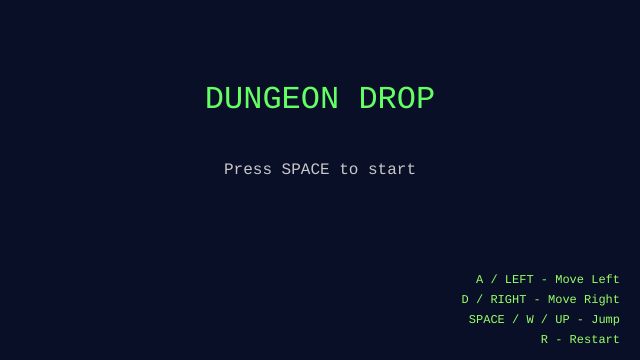
Frame 1 (no input)
Frame 60 (no input): identical to frame 1, image omitted
Frame 120 (the mouse pressed at the canvas centre since frame 60): identical to frame 1, image omitted

The p5.js sketch that drew this single still picture (run headless with seeded random() and noise() and a simulated clock; from frame 60 on, the mouse is pressed at the canvas centre):

// p5.js sketch
// ── sketch.js
// Game state
let score = 0;
let depth = 0; // How far down in the dungeon
let gameOver = false;
let gameOverReason = "";
let gameStarted = false;
let cameraY = 0; // Camera position for scrolling

// Player character - retro arcade blob
let blob = {
  x: 320,
  y: 30,
  w: 20,
  h: 20,
  vx: 0,
  vy: 0,
  speed: 2.5,
  gravity: 0.35,
  jumpPower: -8,
  onPlatform: false,
  excitedTimer: 0,
  anxietyTimer: 0,
  anxietyCount: 0,
  hasMischief: false,
  mischiefTimer: 0,
  colorDepth: 0,
};

// Collectible blobs
let collectibleBlobs = [];

// Spike traps
let spikes = [];

// Moving monsters (arcade style patrol)
let monsters = [];

// List of solid platforms
let platforms = [];

function setup() {
  createCanvas(640, 360);

  // Retro arcade style - pixelated
  pixelDensity(1);
  noStroke();
  textFont("monospace");
  textSize(12);

  generateLevel();
  // Start blob on the first platform
  blob.y = platforms[0].y - blob.h;
  blob.vy = 0;
  blob.onPlatform = true;
}

function generateLevel() {
  platforms = [];
  collectibleBlobs = [];
  spikes = [];
  monsters = [];

  let yPos = 80; // Start first platform near top so blob can stand on it

  // Generate initial set of platforms
  for (let i = 0; i < 20; i++) {
    let platformWidth = random(60, 140);
    let platformX = random(10, width - platformWidth - 10);

    platforms.push({
      x: platformX,
      y: yPos,
      w: platformWidth,
      h: 10,
      visited: false,
    });

    // Random hazards (spikes or monsters)
    if (random() < 0.15) {
      spikes.push({
        x: platformX + random(10, platformWidth - 10),
        y: yPos - 12,
        size: 5,
      });
    }

    if (random() < 0.1) {
      let monsterX = platformX + platformWidth / 2;
      monsters.push({
        x: monsterX,
        y: yPos - 20,
        w: 16,
        h: 16,
        speed: 1 + (depth / 50) * 0.3,
        direction: random() < 0.5 ? 1 : -1,
        minX: max(20, platformX - 60),
        maxX: min(width - 20, platformX + platformWidth + 60),
      });
    }

    // Add collectible blob
    if (random() < 0.3) {
      collectibleBlobs.push({
        x: platformX + random(10, platformWidth - 10),
        y: yPos - 25,
        vx: random(-0.5, 0.5),
        vy: 0,
        w: 8,
        h: 8,
        isMischief: random() < 0.12,
        falling: false,
      });
    }

    yPos += random(45, 70);
  }
}

function draw() {
  // Retro arcade background
  background(10, 15, 40);

  // Start screen
  if (!gameStarted) {
    fill(100, 255, 100);
    textAlign(CENTER, CENTER);
    textSize(32);
    text("DUNGEON DROP", width / 2, height / 2 - 80);

    fill(200);
    textSize(16);
    text("Press SPACE to start", width / 2, height / 2 - 10);

    // Controls in bottom right
    fill(150, 255, 100);
    textSize(12);
    textAlign(RIGHT);
    text("A / LEFT - Move Left", width - 20, height - 80);
    text("D / RIGHT - Move Right", width - 20, height - 60);
    text("SPACE / W / UP - Jump", width - 20, height - 40);
    text("R - Restart", width - 20, height - 20);
    return;
  }

  if (gameOver) {
    fill(255, 50, 50);
    textAlign(CENTER, CENTER);
    textSize(24);
    text("GAME OVER", width / 2, height / 2 - 40);
    textSize(14);
    fill(200);
    text("Score: " + score, width / 2, height / 2);
    text("Depth: " + depth, width / 2, height / 2 + 20);
    text("Press R to restart", width / 2, height / 2 + 50);
    return;
  }

  // --- Player input ---
  blob.vx = 0;
  if (keyIsDown(65) || keyIsDown(LEFT_ARROW)) blob.vx = -blob.speed;
  if (keyIsDown(68) || keyIsDown(RIGHT_ARROW)) blob.vx = blob.speed;

  blob.x += blob.vx;
  blob.x = constrain(blob.x, 0, width - blob.w);

  // --- Update camera to follow blob ---
  cameraY = blob.y - height * 0.3; // Keep blob at upper third of screen

  // --- Apply gravity ---
  blob.vy += blob.gravity;

  // --- Platform collision ---
  blob.onPlatform = false;
  for (const p of platforms) {
    if (
      blob.y + blob.h <= p.y + 5 &&
      blob.y + blob.h + blob.vy >= p.y &&
      blob.x < p.x + p.w &&
      blob.x + blob.w > p.x
    ) {
      blob.y = p.y - blob.h;
      blob.vy = 0;
      blob.onPlatform = true;

      if (!p.visited) {
        p.visited = true;
        depth++;
        blob.colorDepth = depth;
        blob.anxietyTimer = 120;
      }
      break;
    }
  }

  // --- Apply velocity ---
  blob.y += blob.vy;

  // --- Generate new platforms at bottom when needed ---
  const bottomMostPlatform = platforms.reduce((lowest, p) =>
    p.y > lowest.y ? p : lowest,
  );
  if (bottomMostPlatform.y < height + 200) {
    let newY = bottomMostPlatform.y + random(45, 70);
    let platformWidth = random(60, 140);
    let platformX = random(10, width - platformWidth - 10);

    platforms.push({
      x: platformX,
      y: newY,
      w: platformWidth,
      h: 10,
      visited: false,
    });

    // Add hazards to new platform
    if (random() < 0.15) {
      spikes.push({
        x: platformX + random(10, platformWidth - 10),
        y: newY - 12,
        size: 5,
      });
    }

    if (random() < 0.1) {
      let monsterX = platformX + platformWidth / 2;
      monsters.push({
        x: monsterX,
        y: newY - 20,
        w: 16,
        h: 16,
        speed: 1 + (depth / 50) * 0.3,
        direction: random() < 0.5 ? 1 : -1,
        minX: max(20, platformX - 60),
        maxX: min(width - 20, platformX + platformWidth + 60),
      });
    }

    if (random() < 0.3) {
      collectibleBlobs.push({
        x: platformX + random(10, platformWidth - 10),
        y: newY - 25,
        vx: random(-0.5, 0.5),
        vy: 0,
        w: 8,
        h: 8,
        isMischief: random() < 0.12,
        falling: false,
      });
    }
  }

  // --- Remove platforms that are off-screen above ---
  platforms = platforms.filter((p) => p.y < height + 100);
  spikes = spikes.filter((s) => s.y < height + 100);
  monsters = monsters.filter((m) => m.y < height + 100);

  // --- Check if fell off bottom ---
  if (blob.y > height + 50) {
    gameOver = true;
    gameOverReason = "Fell into the abyss!";
  }

  // --- Update collectible blobs ---
  for (let i = collectibleBlobs.length - 1; i >= 0; i--) {
    const c = collectibleBlobs[i];

    if (!c.falling) {
      c.vy = 0;
    } else {
      c.vy += 0.3;
    }

    c.x += c.vx;
    c.y += c.vy;

    if (
      blob.x < c.x + c.w &&
      blob.x + blob.w > c.x &&
      blob.y < c.y + c.h &&
      blob.y + blob.h > c.y
    ) {
      if (c.isMischief) {
        blob.hasMischief = true;
        blob.mischiefTimer = 300;
        score += 50;
      } else {
        score += 10;
      }
      collectibleBlobs.splice(i, 1);
      continue;
    }

    if (c.y > -50) {
      c.falling = true;
    }

    if (c.y > height + 100) {
      collectibleBlobs.splice(i, 1);
    }
  }

  // --- Update mischief mode ---
  if (blob.hasMischief) {
    blob.mischiefTimer--;
    if (blob.mischiefTimer <= 0) {
      blob.hasMischief = false;
    }

    for (let i = spikes.length - 1; i >= 0; i--) {
      if (
        blob.x < spikes[i].x + 14 &&
        blob.x + blob.w > spikes[i].x - 14 &&
        blob.y < spikes[i].y + 14 &&
        blob.y + blob.h > spikes[i].y - 14
      ) {
        spikes.splice(i, 1);
      }
    }
  }

  // --- Update monsters ---
  for (let i = monsters.length - 1; i >= 0; i--) {
    const m = monsters[i];
    m.x += m.speed * m.direction;
    if (m.x < m.minX || m.x > m.maxX) {
      m.direction *= -1;
    }

    if (
      blob.x < m.x + m.w &&
      blob.x + blob.w > m.x &&
      blob.y < m.y + m.h &&
      blob.y + blob.h > m.y
    ) {
      if (blob.hasMischief) {
        m.direction *= -1;
      } else {
        gameOver = true;
        gameOverReason = "Hit by monster!";
      }
    }

    if (m.y > height + 100) {
      monsters.splice(i, 1);
    }
  }

  // --- Check spike collision ---
  for (const s of spikes) {
    if (
      !blob.hasMischief &&
      blob.x < s.x + 12 &&
      blob.x + blob.w > s.x - 12 &&
      blob.y < s.y + 12 &&
      blob.y + blob.h > s.y - 12
    ) {
      gameOver = true;
      gameOverReason = "Hit a spike!";
    }
  }

  // --- Draw platforms ---
  push();
  translate(0, -cameraY);

  fill(50, 200, 100);
  for (const p of platforms) {
    rect(p.x, p.y, p.w, p.h);
    fill(100, 255, 150);
    rect(p.x, p.y, p.w, 2);
    fill(50, 200, 100);
  }

  // --- Draw spikes ---
  fill(255, 100, 100);
  for (const s of spikes) {
    triangle(
      s.x - s.size,
      s.y + s.size,
      s.x + s.size,
      s.y + s.size,
      s.x,
      s.y - s.size,
    );
  }

  // --- Draw monsters ---
  fill(200, 50, 100);
  for (const m of monsters) {
    rect(m.x - m.w / 2, m.y - m.h / 2, m.w, m.h);
    fill(255);
    rect(m.x - 6, m.y - 4, 4, 4);
    rect(m.x + 2, m.y - 4, 4, 4);
    fill(0);
    if (m.direction > 0) {
      rect(m.x - 5, m.y - 3, 2, 2);
      rect(m.x + 3, m.y - 3, 2, 2);
    } else {
      rect(m.x - 4, m.y - 3, 2, 2);
      rect(m.x + 4, m.y - 3, 2, 2);
    }
  }

  // --- Draw collectible blobs ---
  for (const c of collectibleBlobs) {
    if (c.isMischief) {
      fill(50, 20, 80);
    } else {
      fill(255, 255, 50);
    }
    rect(c.x - c.w / 2, c.y - c.h / 2, c.w, c.h);
  }

  // --- Draw player blob ---
  drawArcadeBlob(blob);

  pop();

  // --- Update anxiety animation ---
  if (blob.anxietyTimer > 0) {
    blob.anxietyTimer--;
  }

  // --- HUD ---
  fill(100, 255, 100);
  textAlign(LEFT);
  textSize(12);
  text("SCORE: " + score, 10, 20);
  text("DEPTH: " + depth, 10, 35);
  if (blob.excitedTimer > 0) {
    fill(255, 255, 50);
    text("^ JUMP! ^", 10, 50);
  }
  if (blob.hasMischief) {
    fill(255, 150, 50);
    text(">> MISCHIEF <<", 10, 50);
  }
}

// Draw arcade-style pixelated blob
function drawArcadeBlob(b) {
  // Determine color based on depth and excitement
  if (b.excitedTimer > 0) {
    fill(255, 255, 100); // Bright yellow when excited
  } else if (b.anxietyTimer > 0) {
    // Darker as you go deeper
    let colorShift = min(depth / 50, 1);
    fill(150 - colorShift * 100, 200 - colorShift * 50, 100 + colorShift * 100);
  } else {
    // Base color shifts from cyan to purple
    let colorShift = min(depth / 50, 1);
    fill(100 - colorShift * 50, 200 - colorShift * 100, 200 + colorShift * 55);
  }

  // Draw main blob body (simple square for retro)
  rect(b.x - b.w / 2, b.y - b.h / 2, b.w, b.h);

  // Draw eyes
  fill(255);
  rect(b.x - 6, b.y - 6, 4, 4);
  rect(b.x + 2, b.y - 6, 4, 4);

  fill(0);
  if (b.vx > 0) {
    rect(b.x - 4, b.y - 4, 2, 2);
    rect(b.x + 4, b.y - 4, 2, 2);
  } else if (b.vx < 0) {
    rect(b.x - 6, b.y - 4, 2, 2);
    rect(b.x + 2, b.y - 4, 2, 2);
  } else {
    rect(b.x - 5, b.y - 4, 2, 2);
    rect(b.x + 3, b.y - 4, 2, 2);
  }

  // Draw smile on jump excitement
  if (b.excitedTimer > 0) {
    fill(255);
    arc(b.x, b.y + 4, 6, 4, 0, PI);
  }

  // Draw anxiety jitter lines
  if (b.anxietyTimer > 0 && b.anxietyTimer % 10 < 5) {
    stroke(255, 100, 100);
    strokeWeight(1);
    line(
      b.x - b.w / 2 - 2,
      b.y - b.h / 2,
      b.x - b.w / 2 - 5,
      b.y - b.h / 2 - 3,
    );
    line(
      b.x + b.w / 2 + 2,
      b.y - b.h / 2,
      b.x + b.w / 2 + 5,
      b.y - b.h / 2 - 3,
    );
    noStroke();
  }
}

// Jump input
function keyPressed() {
  // Start game with SPACE
  if (!gameStarted && key === " ") {
    gameStarted = true;
    return;
  }

  if (
    (key === " " || key === "W" || key === "w" || keyCode === UP_ARROW) &&
    blob.vy === 0
  ) {
    blob.vy = -7;
    blob.jumping = true;
    blob.excitedTimer = 20; // Excitement lasts 20 frames
  }

  // Restart with R
  if (key === "R" || key === "r") {
    if (gameOver) {
      score = 0;
      depth = 0;
      gameOver = false;
      gameStarted = false;
      gameOverReason = "";
      setup();
    }
  }
}
